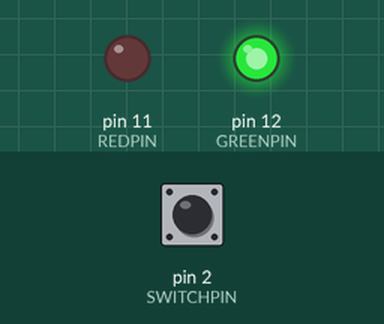
Recording of a sketch running on a simulated Arduino Uno, built with avr-gcc and run on an emulated ATmega328P. Parts: output pins drawn as LEDs (lit = HIGH). Dashed ring = blinking. The test bench sets the inputs (shaded band); at power-on: pin 2 (SWITCHPIN) HIGH.

Above: at 1.25 s.
1.3 s: pin 2 (SWITCHPIN) pulled LOW for 0.15 s
At 2.1 s:
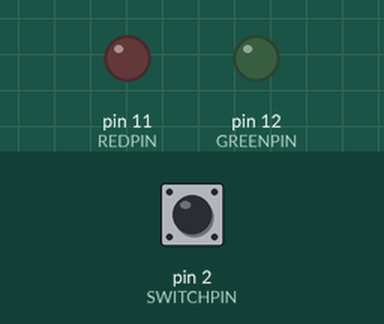
4.4 s: pin 2 (SWITCHPIN) pulled LOW for 1 s
At 5.25 s:
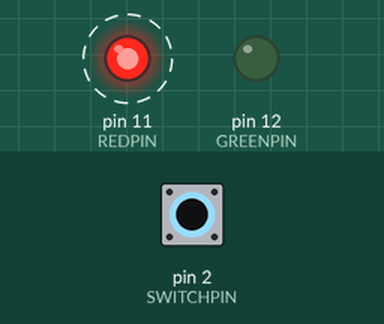
7.4 s: pin 2 (SWITCHPIN) pulled LOW for 3.2 s
At 11.05 s:
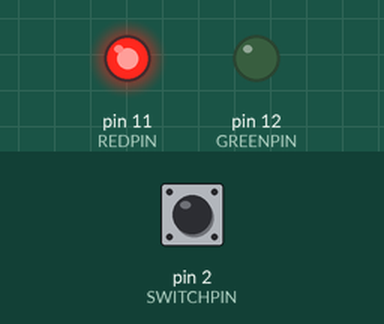
Timing chart, 0 to 18.1 s (numbered marks = the images above; inputs shaded):
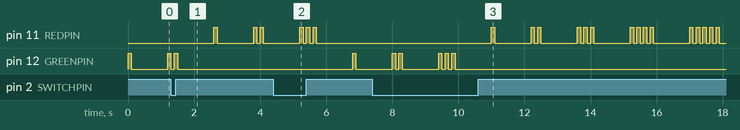

Measured:
- after the input at 1.3 s, pin 11 (REDPIN): goes HIGH 0.10 s, LOW 1.1 s, HIGH 0.10 s, LOW 0.10 s, HIGH 0.10 s, then LOW, starting after 1.3 s; pin 12 (GREENPIN): goes on until 1.5 s, then stays LOW
- after the input at 4.4 s, pin 11 (REDPIN): goes on until 5.7 s, then stays LOW; pin 12 (GREENPIN): LOW → HIGH after 2.4 s, → LOW 0.10 s later
- after the input at 7.4 s, pin 11 (REDPIN): LOW → HIGH after 3.6 s, → LOW 0.10 s later, → HIGH 1.1 s later, → LOW 0.10 s later, … (30 changes in this stretch)

The sketch:

w5s1p2.ino
```cpp
#define REDPIN    11
#define GREENPIN  12
#define SWITCHPIN 2
#define THRESHOLD 5

#define LED_DELAY   100

// This variable decides which LED's turn it is to flash.
// 0 = green, 1 = red
static volatile int turn=0;

unsigned long lastTime = 0, currTime;

void switchISR() {
  currTime = millis();
  if(currTime - lastTime > THRESHOLD) {
    lastTime = currTime;
  turn = 1- turn;
  }
}

void setup() {
  attachInterrupt(digitalPinToInterrupt(SWITCHPIN), switchISR, RISING);
  pinMode(REDPIN, OUTPUT);
  pinMode(GREENPIN, OUTPUT);
  pinMode(SWITCHPIN, INPUT);
}

void flashGreen()
{
  int counter=1;

  while(turn==0)
  {
    for(int i=0; i<counter; i++)
    {
      digitalWrite(GREENPIN, HIGH);
      delay(LED_DELAY);
      digitalWrite(GREENPIN, LOW);
      delay(LED_DELAY);
    }

    counter++;
    delay(1000);
  }
}

void flashRed()
{
  int counter=1;

  while(turn==1)
  {
    for(int i=0; i<counter; i++)
    {
      digitalWrite(REDPIN, HIGH);
      delay(LED_DELAY);
      digitalWrite(REDPIN, LOW);
      delay(LED_DELAY);
    }

    counter++;
    delay(1000);
  }
}

void loop() {
    if(turn == 0) {
      flashGreen();
    } else {
      flashRed();
    }


  /*if(turn == 0)
    flashGreen();

  if(turn == 1)
    flashRed();*/
}
```
